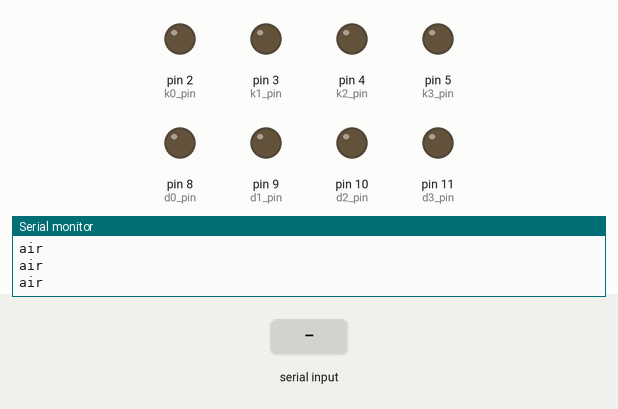
A sketch run on a simulated Arduino Uno, built with avr-gcc and run on an emulated ATmega328P. Parts: output pins drawn as LEDs (lit = HIGH), the last lines printed to the serial monitor. The inputs (shaded band) are chosen by the test bench.

Above: at 1.2 s.
1.3 s: "16\n" received over Serial
At 2.8 s:
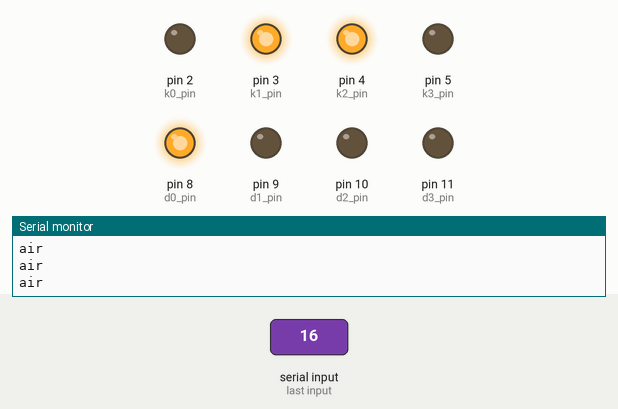
3.8 s: "17\n" received over Serial
At 6.0 s:
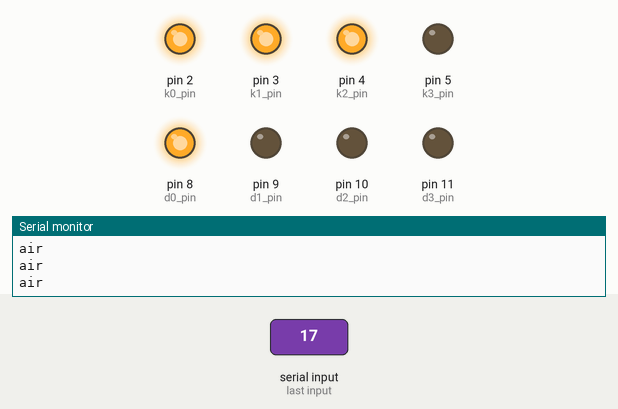
6.3 s: "18\n" received over Serial
At 7.9 s:
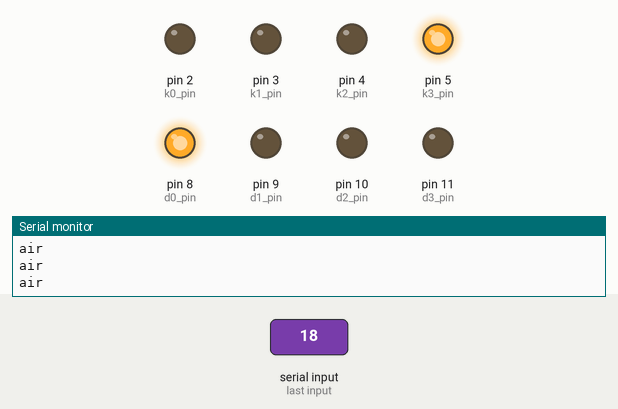
8.8 s: "19\n" received over Serial
At 11.0 s:
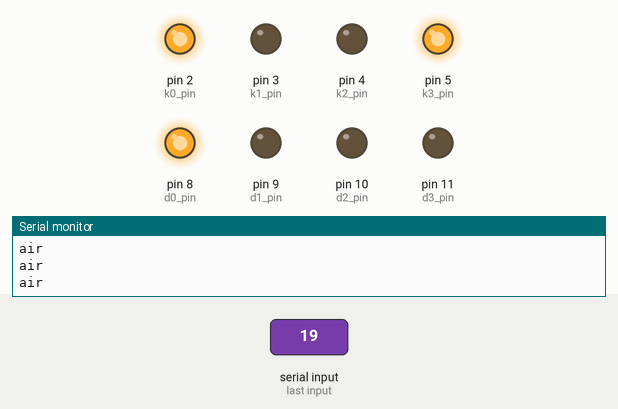
11.3 s: "20\n" received over Serial
At 13.0 s:
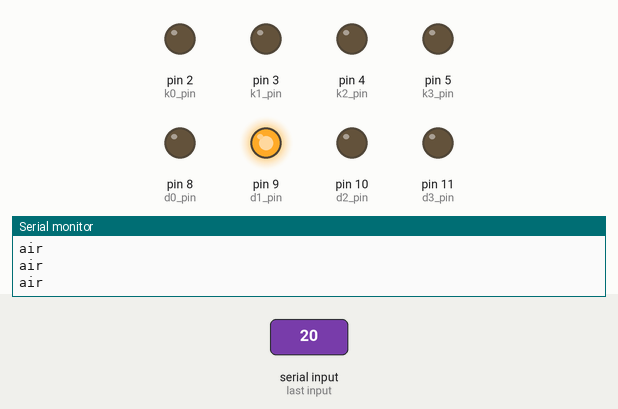
Timing chart, 0 to 14.5 s (numbered marks = the images above; inputs shaded):
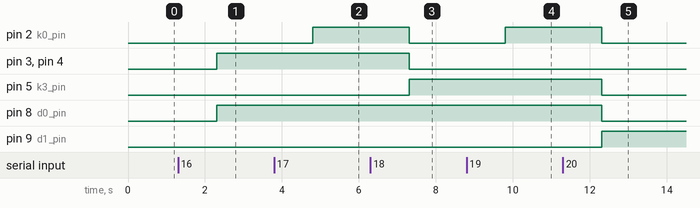

The sketch:

aircon.ino
```cpp
//14211

int d0_pin = 8;
int d1_pin = 9;
int d2_pin = 10;
int d3_pin = 11;

int k0_pin = 2;
int k1_pin = 3;
int k2_pin = 4;
int k3_pin = 5;

void setup(){
  pinMode(d0_pin, OUTPUT);
  pinMode(d1_pin, OUTPUT);
  pinMode(d2_pin, OUTPUT);
  pinMode(d3_pin, OUTPUT);
  pinMode(k0_pin, OUTPUT);
  pinMode(k1_pin, OUTPUT);
  pinMode(k2_pin, OUTPUT);
  pinMode(k3_pin, OUTPUT);
  Serial.begin(9600);
}

void num16(){
//  1
  digitalWrite(d0_pin,HIGH);
  digitalWrite(d1_pin,LOW);
  digitalWrite(d2_pin,LOW);
  digitalWrite(d3_pin,LOW);

//  6
  digitalWrite(k0_pin,LOW);
  digitalWrite(k1_pin,HIGH);
  digitalWrite(k2_pin,HIGH);
  digitalWrite(k3_pin,LOW);
}

void num17(){
  digitalWrite(d0_pin,HIGH);
  digitalWrite(d1_pin,LOW);
  digitalWrite(d2_pin,LOW);
  digitalWrite(d3_pin,LOW);

  digitalWrite(k0_pin,HIGH);
  digitalWrite(k1_pin,HIGH);
  digitalWrite(k2_pin,HIGH);
  digitalWrite(k3_pin,LOW);
}

void num18(){
  digitalWrite(d0_pin,HIGH);
  digitalWrite(d1_pin,LOW);
  digitalWrite(d2_pin,LOW);
  digitalWrite(d3_pin,LOW);

  digitalWrite(k0_pin,LOW);
  digitalWrite(k1_pin,LOW);
  digitalWrite(k2_pin,LOW);
  digitalWrite(k3_pin,HIGH);
}

void num19(){
  digitalWrite(d0_pin,HIGH);
  digitalWrite(d1_pin,LOW);
  digitalWrite(d2_pin,LOW);
  digitalWrite(d3_pin,LOW);

  digitalWrite(k0_pin,HIGH);
  digitalWrite(k1_pin,LOW);
  digitalWrite(k2_pin,LOW);
  digitalWrite(k3_pin,HIGH);
}

void num20(){
  digitalWrite(d0_pin,LOW);
  digitalWrite(d1_pin,HIGH);
  digitalWrite(d2_pin,LOW);
  digitalWrite(d3_pin,LOW);

  digitalWrite(k0_pin,LOW);
  digitalWrite(k1_pin,LOW);
  digitalWrite(k2_pin,LOW);
  digitalWrite(k3_pin,LOW);
}

void num21(){
  digitalWrite(d0_pin,LOW);
  digitalWrite(d1_pin,HIGH);
  digitalWrite(d2_pin,LOW);
  digitalWrite(d3_pin,LOW);

  digitalWrite(k0_pin,HIGH);
  digitalWrite(k1_pin,LOW);
  digitalWrite(k2_pin,LOW);
  digitalWrite(k3_pin,LOW);
}

void num22(){
  digitalWrite(d0_pin,LOW);
  digitalWrite(d1_pin,HIGH);
  digitalWrite(d2_pin,LOW);
  digitalWrite(d3_pin,LOW);

  digitalWrite(k0_pin,LOW);
  digitalWrite(k1_pin,HIGH);
  digitalWrite(k2_pin,LOW);
  digitalWrite(k3_pin,LOW);
}

void num23(){
  digitalWrite(d0_pin,LOW);
  digitalWrite(d1_pin,HIGH);
  digitalWrite(d2_pin,LOW);
  digitalWrite(d3_pin,LOW);

  digitalWrite(k0_pin,HIGH);
  digitalWrite(k1_pin,HIGH);
  digitalWrite(k2_pin,LOW);
  digitalWrite(k3_pin,LOW);
}

void num24(){
  digitalWrite(d0_pin,LOW);
  digitalWrite(d1_pin,HIGH);
  digitalWrite(d2_pin,LOW);
  digitalWrite(d3_pin,LOW);

  digitalWrite(k0_pin,LOW);
  digitalWrite(k1_pin,LOW);
  digitalWrite(k2_pin,HIGH);
  digitalWrite(k3_pin,LOW);
}

void num25(){
  digitalWrite(d0_pin,LOW);
  digitalWrite(d1_pin,HIGH);
  digitalWrite(d2_pin,LOW);
  digitalWrite(d3_pin,LOW);

  digitalWrite(k0_pin,HIGH);
  digitalWrite(k1_pin,LOW);
  digitalWrite(k2_pin,HIGH);
  digitalWrite(k3_pin,LOW);
}

void loop() {
  Serial.println("air");
  delay(100);
  if (Serial.available()>0){
    String aha = Serial.readString();
    Serial.println("received on arduino = "+ aha);
    int number = atoi(aha.c_str());

    switch(number){
      case 16:{ num16(); break;}
      case 17:{ num17(); break;}
      case 18:{ num18(); break;}
      case 19:{ num19(); break;}
      case 20:{ num20(); break;}
      case 21:{ num21(); break;}
      case 22:{ num22(); break;}
      case 23:{ num23(); break;}
      case 24:{ num24(); break;}
      case 25:{ num25(); break;}
    }
  }
}
```

Measured:
- after the input at 1.3 s, pin 3 (k1_pin), pin 4 (k2_pin), pin 8 (d0_pin): LOW → HIGH after 1.0 s
- after the input at 3.8 s, pin 2 (k0_pin): LOW → HIGH after 1.0 s
- after the input at 6.3 s, pin 2 (k0_pin), pin 3 (k1_pin), pin 4 (k2_pin): HIGH → LOW after 1.0 s; pin 5 (k3_pin): LOW → HIGH after 1.0 s
- after the input at 8.8 s, pin 2 (k0_pin): LOW → HIGH after 1.0 s
- after the input at 11.3 s, pin 2 (k0_pin), pin 5 (k3_pin), pin 8 (d0_pin): HIGH → LOW after 1.0 s; pin 9 (d1_pin): LOW → HIGH after 1.0 s
